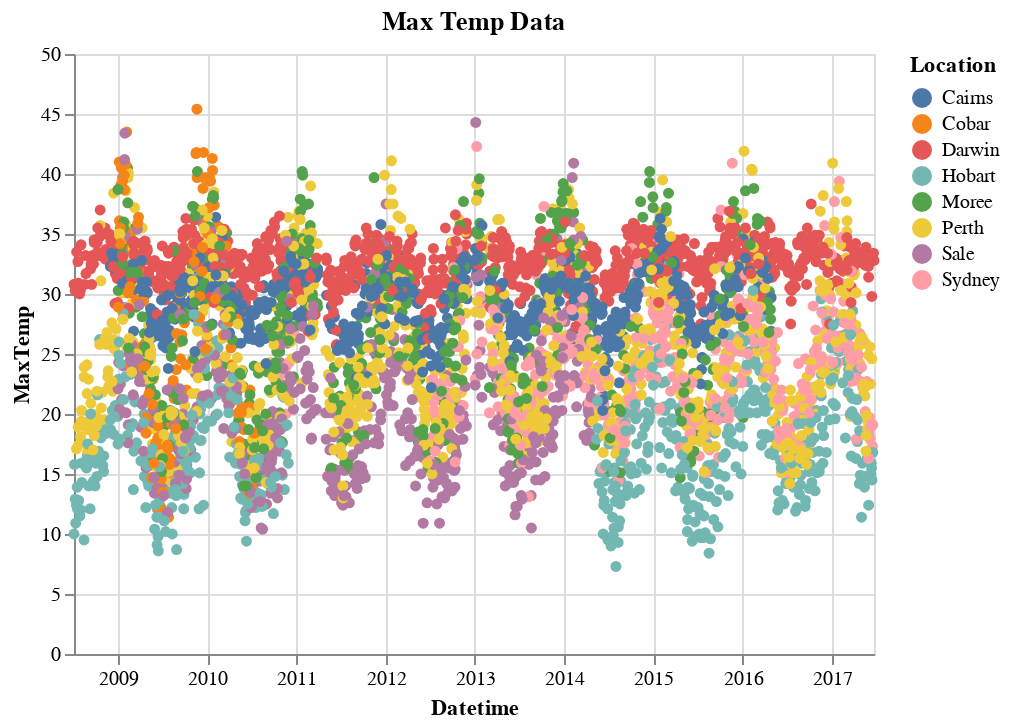

Notebook code for this chart:
### Markdown cell above
## Graphs from Altair

### Code cell
sel = alt.selection_single(fields=["Location"], bind="legend")
c1 = alt.Chart(df_mini).mark_circle().encode(
    x= "Datetime",
    y= "MaxTemp",
    color=alt.condition(sel,"Location", alt.value("grey")),
    opacity=alt.condition(sel, alt.value(1), alt.value(0.1)),
    tooltip=["Location","Datetime","MaxTemp"]
).properties(
    title='Max Temp Data'
).add_selection(sel)
c1

### Figure 1 — Vega-Lite specification as saved in the notebook (floating-point values rounded to 4 significant figures; data arrays with more than 128 entries replaced by an {"elided": "..."} marker saying what was removed)
{"config": {"view": {"continuousWidth": 400, "continuousHeight": 300}}, "data": {"name": "data-ac39cbf1f1a0eb2b9e0d7cede2cf0dc1"}, "mark": "circle", "encoding": {"color": {"condition": {"field": "Location", "type": "nominal", "selection": "selector001"}, "value": "grey"}, "opacity": {"condition": {"value": 1, "selection": "selector001"}, "value": 0.1}, "tooltip": [{"field": "Location", "type": "nominal"}, {"field": "Datetime", "type": "temporal"}, {"field": "MaxTemp", "type": "quantitative"}], "x": {"field": "Datetime", "type": "temporal"}, "y": {"field": "MaxTemp", "type": "quantitative"}}, "selection": {"selector001": {"type": "single", "fields": ["Location"], "bind": "legend"}}, "title": "Max Temp Data", "$schema": "https://vega.github.io/schema/vega-lite/v4.17.0.json", "datasets": {"data-ac39cbf1f1a0eb2b9e0d7cede2cf0dc1": {"elided": "5000 records"}}}
